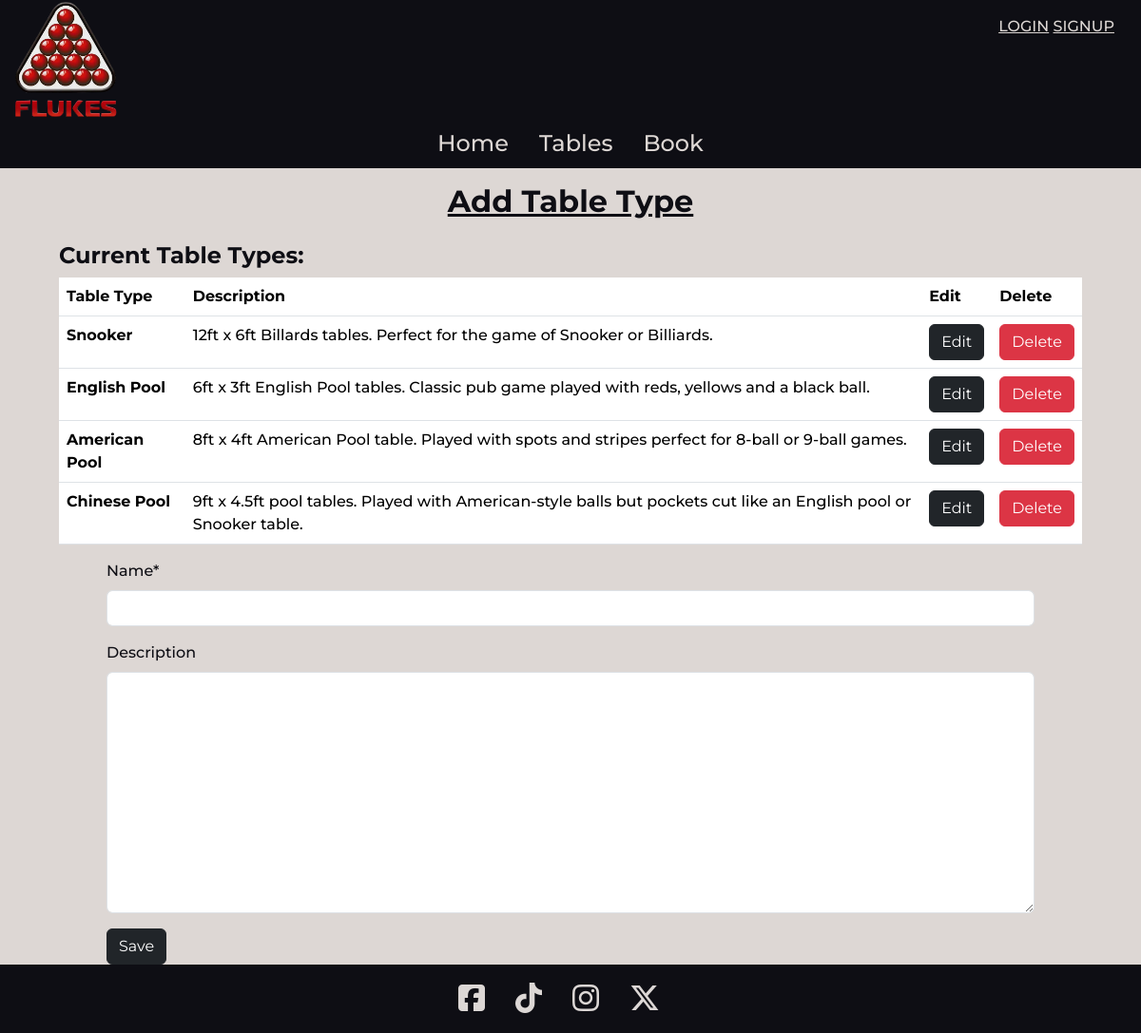
The page /tables/add_type/ on the database its author committed.
### home/models.py (models this page shows, shortened)
class ClubDetails(models.Model):
    club_name = models.CharField(max_length=30)
    logo = models.ImageField(null=True, blank=True)
    home_image = models.ImageField(null=True, blank=True)
    address_line1 = models.CharField(max_length=100, blank=True)
    address_line2 = models.CharField(max_length=100, blank=True)
    city = models.CharField(max_length=50, blank=True)
    country = models.CharField(max_length=50, blank=True)
    postcode = models.CharField(max_length=8, blank=True)
    phone_number = PhoneNumberField(blank=True)
    email = models.EmailField(blank=True)
    display_logo = models.BooleanField(default=False)
    display_club_name = models.BooleanField(default=True)
    description = models.TextField()
    tagline = models.TextField()
    primary_colour = models.CharField(max_length=7, default="#ddd7d4")
    secondary_colour = models.CharField(max_length=7, default="#df0020")
    header_colour = models.CharField(max_length=7, default="#0e0e14")
    footer_colour = models.CharField(max_length=7, default="#0e0e14")
    primary_text_colour = models.CharField(max_length=7, default="#0e0e14")
    secondary_text_colour = models.CharField(max_length=7, default="#ddd7d4")
    header_text_colour = models.CharField(max_length=7, default="#ddd7d4")
    footer_text_colour = models.CharField(max_length=7, default="#ddd7d4")
    objects = ClubDetailsManager()

### tables/models.py (models this page shows, shortened)
class TableType(models.Model):
    name = models.CharField(max_length=50)
    description = models.TextField(blank=True, null=True)

### tables/views.py (the view)
# urls.py: path("add_type/", views.add_table_type_view, name="add_table_type"),
def add_table_type_view(request):
    table_types = TableType.objects.all()
    if request.method == "POST":
        form = TableTypeForm(request.POST)
        if form.is_valid():
            form.save()
            messages.success(request, "Table added successfully")
            return redirect("home")
        else:
            messages.error(
                request, "There was a problem adding the table, please try again."
            )
    else:
        form = TableTypeForm()
    context = {
        "form": form,
        "table_types": table_types,
    }
    return render(request, "tables/add_table_type.html", context)

### tables/forms.py
class TableTypeForm(forms.ModelForm):
    class Meta:
        model = TableType
        fields = "__all__"

### home/context_processors.py (called while the page is built)
def club_details_processor(request):
    club_details = ClubDetails.objects.get_instance()
    opening_hours = OpeningHours.objects.all().order_by("day_of_week")
    context = {
        "club_details": club_details,
        "opening_hours": opening_hours,
    }
    return context

### home/models.py (called while the page is built)
    def get_instance(self):
        if self.exists():
            return self.get()
        return self.create()

### profiles/context_processors.py (called while the page is built)
def profile_context_processors(request):
    profile = None
    if request.user.is_authenticated:
        try:
            profile = UserProfile.objects.get(user=request.user)
        except UserProfile.DoesNotExist:
            profile = None  # or handle as needed
    return {"profile": profile}

### tables/templates/tables/add_table_type.html (shortened to what this page needs)
{% extends "base.html" %}
{% load crispy_forms_tags %}
{% block content %}
<h2 class="text-center py-3 text-decoration-underline fw-bold">Add Table Type</h2>
<div class="row justify-content-evenly">
  <div class="col-11">
    <h4 class="fw-bold">Current Table Types:</h4>
    <table class="table">
      <thead>
        <tr>
          <th scope="col">Table Type</th>
          <th scope="col">Description</th>
          <th scope="col">Edit</th>
          <th scope="col">Delete</th>
        </tr>
      </thead>
      <tbody>
        {% for type in table_types %}
        <tr>
          <th scope="row">{{ type.name }}</th>
          <td>{{ type.description }}</td>
          <td><a href="{% url 'edit_table_type' type.pk %}" class="btn btn-dark">Edit</a></td>
          <td><a href="{% url 'delete_table_type' type.pk %}" class="btn btn-danger">Delete</a></td>
        </tr>
        {% endfor %}
      </tbody>
    </table>
  </div>
</div>
<div class="row justify-content-evenly">
  <div class="col-10">
    <form method="post">
      {% for field in form %}
        {{ field | as_crispy_field }}
      {% endfor %}
      <button class="btn btn-dark" type="submit">Save</button>
    </form>
  </div>
</div>
{% endblock %}

### templates/includes/header.html (shortened to what this page needs)
<header class="container-fluid header-colour">
  <div class="row">
    {% if request.user.is_authenticated %}
    <div class="col-10">
      {% else %}
      <div class="col-8">
        {% endif %}
        {% if club_details.display_logo %}
        <img src="{{ club_details.logo.url }}" alt="{{ club_details.club_name }} Logo" class="logo d-inline" />
        {% endif %}
      </div>
      {% if request.user.is_authenticated %}
      <div class="col-2 text-end">
        <div class="m-3">
          <div class="row align-items-end">
            <div class="col-6">
              <a href="{% url 'view_cart' %}" class="me-3 header-text-colour position-relative">
                <i class="fa-solid fa-basket-shopping fa-2xl"></i>
              </a>
            </div>
            <div class="col-6">
              <div class="dropdown">
                <a class="fit-content header-text-colour" role="button" data-bs-toggle="dropdown" aria-expanded="false">
                  <i class="fa-solid fa-user fa-2xl"></i>
                </a>
                <ul class="dropdown-menu">
                  <li><a class="dropdown-item" href="{% url 'profile' %}">Profile</a></li>
                  <li><a class="dropdown-item" href="#">My Bookings</a></li>
                  <li>
                    <hr class="dropdown-divider">
                  </li>
                  {% if request.user.is_superuser %}
                  <li><a class="dropdown-item" href="{% url 'edit_club_details' %}">Edit Club Details</a></li>
                  <li><a class="dropdown-item" href="{% url 'manage_opening_hours' %}">Edit Opening Times</a></li>
                  <li><a class="dropdown-item" href="{% url 'add_table_type' %}">Add Table Type</a></li>
                  <li><a class="dropdown-item" href="{% url 'add_table' %}">Add Table</a></li>
                  <li>
                    <hr class="dropdown-divider">
                  </li>
                  {% endif %}
                  <li><a class="dropdown-item" href="{% url 'account_logout' %}">Logout</a></li>
                </ul>
              </div>
            </div>
            {% else %}
            <div class="col-4 text-end">
              <div class="m-3">
                <a href="{% url 'account_login' %}" class="header-text-colour">LOGIN</a>
                <a href="{% url 'account_signup' %}" class="header-text-colour">SIGNUP</a>
                {% endif %}
              </div>
            </div>
          </div>
        <nav>
          <ul class="nav justify-content-center">
            <li class="nav-item">
              <a id="nav-item" class="nav-link active header-text-colour fs-4" aria-current="page"
                href="{% url 'home' %}">Home</a>
            </li>
            <li class="nav-item">
              <a id="nav-item" class="nav-link nav-hover header-text-colour fs-4"
                href="{% url 'tables_view' %}">Tables</a>
            </li>
            <li class="nav-item">
              <a id="nav-item" class="nav-link nav-hover header-text-colour fs-4" href="{% url 'book_table' %}">Book</a>
            </li>
          </ul>
        </nav>
</header>

### static/css/base.css (style rules this page uses)
header, footer, main, .toast { font-family: "Montserrat", sans-serif; font-weight: 500; font-style: normal; }
.logo { max-height: 125px; }

### rows shown on the page
ClubDetails: logo (picture)
TableType: name "Snooker", description "12ft x 6ft Billards tables. Perfect for the game of Snooker or Billiards."
TableType: name "English Pool", description "6ft x 3ft English Pool tables. Classic pub game played with reds, yellows and a black ball."
TableType: name "American Pool", description "8ft x 4ft American Pool table. Played with spots and stripes perfect for 8-ball or 9-ball games."
TableType: name "Chinese Pool", description "9ft x 4.5ft pool tables. Played with American-style balls but pockets cut like an English pool or Snooker table."
